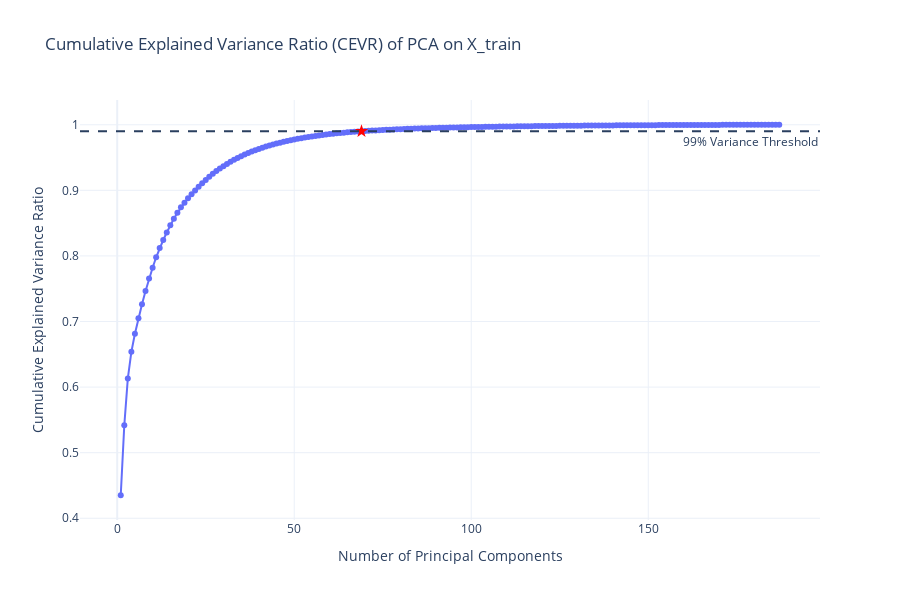

Notebook cell for this chart:
### Code cell
num_components = min(X_train.shape[0], X_train.shape[1])  

pca = PCA(n_components=num_components)
X_train_pca = pca.fit_transform(X_train)

cevr = np.cumsum(pca.explained_variance_ratio_)

threshold_index = np.argmax(cevr >= 0.99) + 1  

fig = px.line(x=range(1, len(cevr) + 1), y=cevr, markers=True,
              title="Cumulative Explained Variance Ratio (CEVR) of PCA on X_train",
              labels={"x": "Number of Principal Components", "y": "Cumulative Explained Variance Ratio"})

fig.add_hline(y=0.99, line_dash="dash", annotation_text="99% Variance Threshold", annotation_position="bottom right")

fig.add_trace(px.scatter(x=[threshold_index], y=[cevr[threshold_index - 1]]).data[0])
fig.data[-1].marker.symbol = "star"  
fig.data[-1].marker.size = 10
fig.data[-1].marker.color = "red"
fig.update_layout(
    title="Cumulative Explained Variance Ratio (CEVR) of PCA on X_train",
    xaxis_title="Number of Principal Components",
    yaxis_title="Cumulative Explained Variance Ratio",
    legend_title="Legend",
    template="plotly_white",
    height=600
)

fig.show()

### Figure 1 — Plotly figure (JSON) as saved in the notebook; plotly's stock layout.template omitted (floating-point values rounded to 4 significant figures; data arrays with more than 128 entries replaced by an {"elided": "..."} marker saying what was removed)
{"data": [{"hovertemplate": "Number of Principal Components=%{x}<br>Cumulative Explained Variance Ratio=%{y}<extra></extra>", "legendgroup": "", "line": {"color": "#636efa", "dash": "solid"}, "marker": {"symbol": "circle"}, "mode": "lines+markers", "name": "", "orientation": "v", "showlegend": false, "type": "scatter", "x": {"elided": "187 int values"}, "xaxis": "x", "y": {"elided": "187 float values"}, "yaxis": "y"}, {"hovertemplate": "x=%{x}<br>y=%{y}<extra></extra>", "legendgroup": "", "marker": {"color": "red", "size": 10, "symbol": "star"}, "mode": "markers", "name": "", "orientation": "v", "showlegend": false, "type": "scatter", "x": [69], "xaxis": "x", "y": [0.9901], "yaxis": "y"}], "layout": {"annotations": [{"showarrow": false, "text": "99% Variance Threshold", "x": 1, "xanchor": "right", "xref": "x domain", "y": 0.99, "yanchor": "top", "yref": "y"}], "height": 600, "legend": {"title": {"text": "Legend"}, "tracegroupgap": 0}, "shapes": [{"line": {"dash": "dash"}, "type": "line", "x0": 0, "x1": 1, "xref": "x domain", "y0": 0.99, "y1": 0.99, "yref": "y"}], "title": {"text": "Cumulative Explained Variance Ratio (CEVR) of PCA on X_train"}, "xaxis": {"anchor": "y", "domain": [0, 1], "title": {"text": "Number of Principal Components"}}, "yaxis": {"anchor": "x", "domain": [0, 1], "title": {"text": "Cumulative Explained Variance Ratio"}}}}
